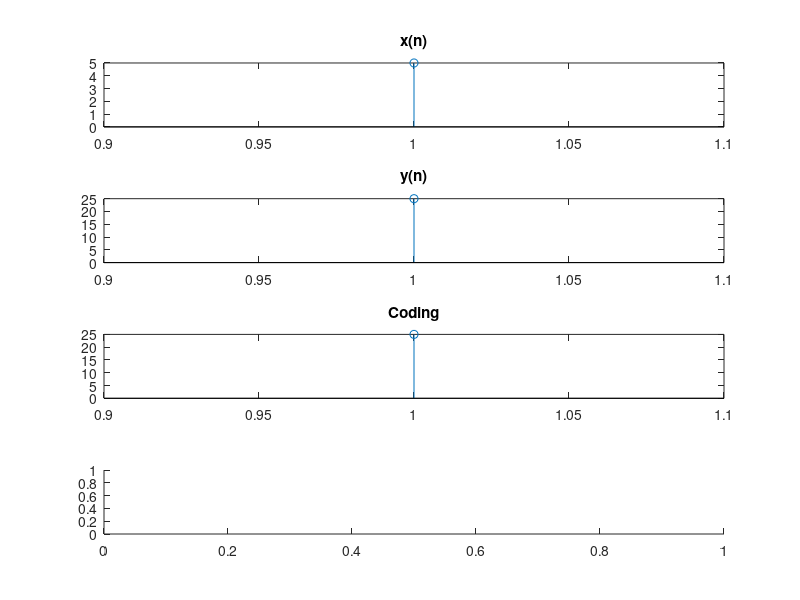

The MATLAB script that drew this image: (Note: this script raises an error after producing the figure.)
clear all;
clc;
x=input('Input the Value of x:');
yy=input('Input the Value of y:');

%negative side
f=0;
for i=1:length(x)
    ans=0;
    p=1;
    for j=length(x)-f:length(x);
        ans=ans+yy(j)*x(p);
        p=p+1;
    end
    y(i)=ans;
    f=f+1;
end


%positive
for i=2:length(x)
    ans=0;
    p=i;
    for j=1:length(x)-i+1
        ans=ans+x(p)*yy(j);
        p=p+1;
    end
    y(length(x)+i-1)=ans;
end


subplot(4,1,1);
stem(x);
title('x(n)');

subplot(4,1,2);
stem(y);
title('y(n)');


subplot(4,1,3);
stem(y);
title('Coding');


subplot(4,1,4);
stem(xcorr(x));
title('Function');

disp(y);
